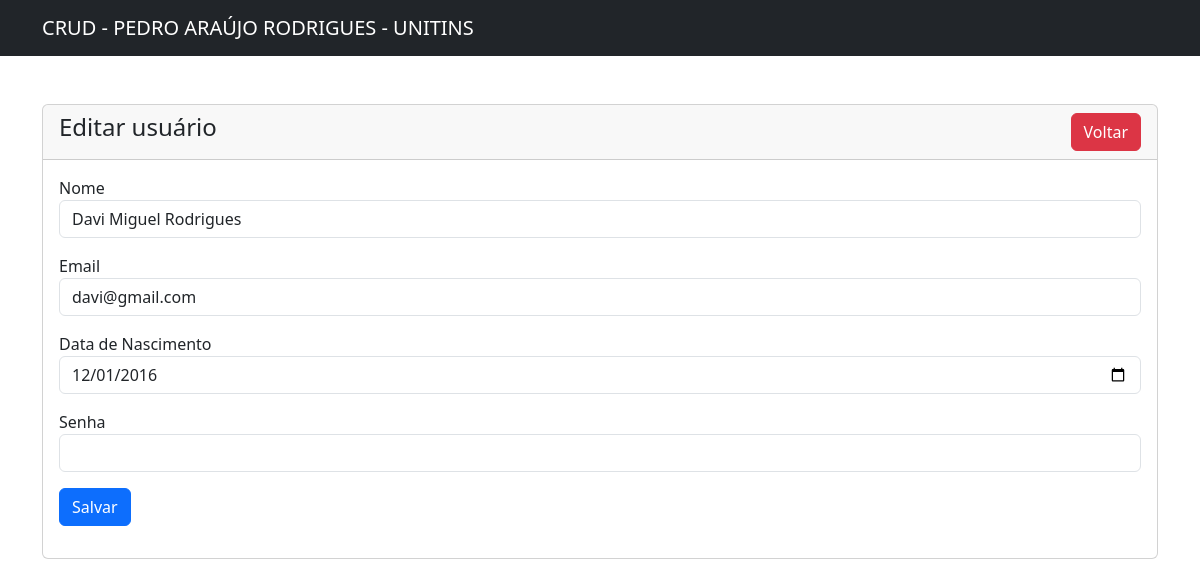
Screenshot of /usuario-edit.php?id=2 with the database file from the repository.
### tables this page shows
CREATE TABLE `usuarios` (
  `id` int NOT NULL AUTO_INCREMENT,
  `nome` varchar(100) NOT NULL,
  `email` varchar(100) NOT NULL,
  `data_nascimento` date NOT NULL,
  `senha` varchar(255) DEFAULT NULL,
  PRIMARY KEY (`id`)
);

### usuario-edit.php (the view, shortened to what this page needs)
<?php
require 'conexao.php';
?>
<!doctype html>
<html lang="en">
  <head>
    <link href="https://cdn.jsdelivr.net/npm/bootstrap@5.3.3/dist/css/bootstrap.min.css" rel="stylesheet">
  </head>
  <body>
    <?php include('navbar.php'); ?>
    <div class="container mt-5">
      <div class="row">
        <div class="col-md-12">
          <div class="card">
            <div class="card-header">
              <h4>Editar usuário
                <a href="index.php" class="btn btn-danger float-end">Voltar</a>
              </h4>
            </div>
            <div class="card-body">
              <?php
              if (isset($_GET['id'])) {
                $usuario_id = mysqli_real_escape_string($conexao, $_GET['id']);
                $sql = "SELECT * FROM usuarios WHERE id='$usuario_id'";
                $query = mysqli_query($conexao, $sql);
                if (mysqli_num_rows($query) > 0) {
                  $usuario = mysqli_fetch_array($query);
              ?>
              <form action="acoes.php" method="POST">
                <div class="mb-3">
                  <label>Nome</label>
                  <input type="text" name="nome" value="<?=$usuario['nome']?>" class="form-control">
                </div>
                <div class="mb-3">
                  <label>Email</label>
                  <input type="text" name="email" value="<?=$usuario['email']?>" class="form-control">
                </div>
                <div class="mb-3">
                  <label>Data de Nascimento</label>
                  <input type="date" name="data_nascimento" value="<?=$usuario['data_nascimento']?>" class="form-control">
                </div>
                <div class="mb-3">
                  <label>Senha</label>
                  <input type="password" name="senha" class="form-control">
                </div>
                <div class="mb-3">
                  <button type="submit" name="update_usuario" class="btn btn-primary">Salvar</button>
                </div>
              </form>
              <?php
              } else {
                echo "<h5>Usuário não encontrado</h5>";
              }
            }
            ?>
            </div>
          </div>
        </div>
      </div>
    </div>
  </body>
</html>

### rows the page displays
usuarios: nome "Davi Miguel Rodrigues", email "davi@gmail.com", data_nascimento "12/01/2016"
